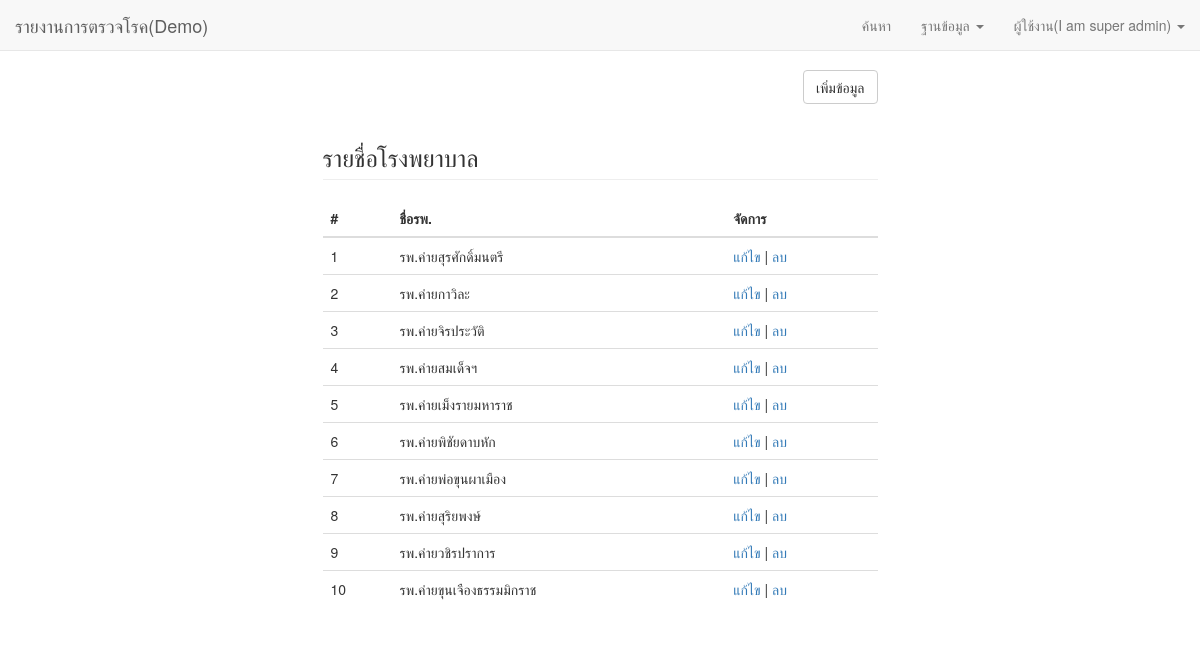
Screenshot of /hospital (signed in) with the database file from the repository.
### tables this page shows
CREATE TABLE `hospital` (
  `id` int(11) NOT NULL AUTO_INCREMENT,
  `name` varchar(255) DEFAULT NULL,
  `date` datetime DEFAULT NULL,
  `author` varchar(255) DEFAULT NULL,
  PRIMARY KEY (`id`)
);

### applications/system/view.php (called while the page is built, shortened)
<?php
class View
{
	private $path = null;
	private $template = 'default';
	function __construct($name)
	{
		$this->path = APP_DIR.'views/'.$name.'.php';
	}
	public function render(){
		require_once APP_DIR.'views/templates/'.$this->template.'/header.php';
		require_once $this->path;
		require_once APP_DIR.'views/templates/'.$this->template.'/footer.php';
	}
}

### applications/controllers/hospital.php (called while the page is built, shortened)
<?php
class Hospital extends Controller
{
	public function base(){
		$db = $this->load_db();
		$sql = "SELECT `id`,`name`
		FROM `hospital`;";
		$db->select($sql);
		$items = $db->get_items();
		$data = array(
			'items' => $items
		);
		$view = $this->load_view('hospital/index');
		$view->set_val($data);
		$view->render();
	}
}

### applications/bootstrap.php (called while the page is built, shortened)
<?php
require_once APP_DIR.'functions.php';
require_once APP_DIR.'system/model.php';
require_once APP_DIR.'system/view.php';
function bootstrap(){
	$request_uri = '';
	if( $_SERVER['REQUEST_URI'] !== '/' ){
		$request_uri = substr($_SERVER['REQUEST_URI'], 1);
	}
	$controller = 'mainpage';
	$method = 'base';
	if( !empty($request_uri) ){
		$controller = $request_uri;
	}
	if(!empty($params)){
		$params = explode('/', $params);
	}else{
		$params = array();
	}
	$controller_name = ucfirst($controller);
	if(class_exists($controller_name)){
		$obj = new $controller_name();
		call_user_func_array(array($obj, $method), $params);
	}
}

### index.php (called while the page is built, shortened)
<?php
require(APP_DIR.'bootstrap.php');
bootstrap();
?>

### applications/functions.php (called while the page is built, shortened)
<?php
function domain(){
	$protocal = strtolower(getenv('HTTPS')) == 'on' ? 'https' : 'http';
    $domain = $protocal.'://'.getenv('HTTP_HOST');
    return $domain;
}
function get_baseurl(){
    global $config;
    $base = ( $config['base_url'] === '/' ) ? '' : $config['base_url'] ;
    return $base;
}
function getUrl(){
    return domain().'/'.get_baseurl();
}
    ?>

### applications/system/model.php (called while the page is built, shortened)
<?php
class Model
{
	private $db = null;
	function __construct($host = 'localhost', $port, $db, $user, $pass, $charset = 'UTF8'){
		try{
			$this->db = new PDO('mysql:host='.$host.';port='.$port.';dbname='.$db, $user, $pass);
			$this->db->setAttribute(PDO::ATTR_ERRMODE, PDO::ERRMODE_EXCEPTION);
				$this->db->exec("SET NAMES $charset ;");
		} catch (PDOException $e) {
			print "Error!: " . $e->getMessage() . "<br/>";
			die();
		}
	}
	public function select($sql, $data = NULL){
		try {
			$sth = $this->prepare($sql, $data);
			$this->items = $sth->fetchAll(PDO::FETCH_ASSOC);
			return true;
		} catch(exception $e) {
			$log_id = $this->set_log($e);
			$msg = array('error' => $e->getMessage(), 'id' => $log_id);
			return $msg;
		}
	}
	public function prepare($sql, $data){
		$sth = $this->db->prepare($sql);
		$sth->execute();
		return $sth;
	}
}

### applications/views/hospital/index.php (the view, shortened to what this page needs)
<div class="row">
	<div class="col-sm-3"></div>
	<div class="col-sm-6">
		<div class="text-right">
			<a href="<?=getUrl();?>hospital/form" class="btn btn-default">เพิ่มข้อมูล</a>
		</div>
		<h3 class="page-header">รายชื่อโรงพยาบาล</h3>
		<table class="table">
			<thead>
				<tr>
					<th>#</th>
					<th>ชื่อรพ.</th>
					<th>จัดการ</th>
				</tr>
			</thead>
			<tbody>
				<?php
				$number = 1;
				foreach( $items as $key => $item ){
					?>
					<tr>
						<td><?=$number;?></td>
						<td><?=$item['name'];?></td>
						<td>
							<a href="<?=getUrl();?>hospital/edit/<?=$item['id'];?>">แก้ไข</a> |
							<a href="<?=getUrl();?>hospital/delete/<?=$item['id'];?>" class="del_item" data-count="<?=$item['page_count'];?>">ลบ</a>
						</td>
					</tr>
					<?php
					$number++;
				}
				?>
			</tbody>
		</table>
	</div>
</div>

### rows the page displays
hospital: name "รพ.ค่ายสุรศักดิ์มนตรี"
hospital: name "รพ.ค่ายกาวิละ"
hospital: name "รพ.ค่ายจิรประวัติ"
hospital: name "รพ.ค่ายสมเด็จฯ"
hospital: name "รพ.ค่ายเม็งรายมหาราช"
hospital: name "รพ.ค่ายพิชัยดาบหัก"
hospital: name "รพ.ค่ายพ่อขุนผาเมือง"
hospital: name "รพ.ค่ายสุริยพงษ์"
hospital: name "รพ.ค่ายวชิรปราการ"
hospital: name "รพ.ค่ายขุนเจืองธรรมมิกราช"

### other values shown
$this->user->fullname "I am super admin"
